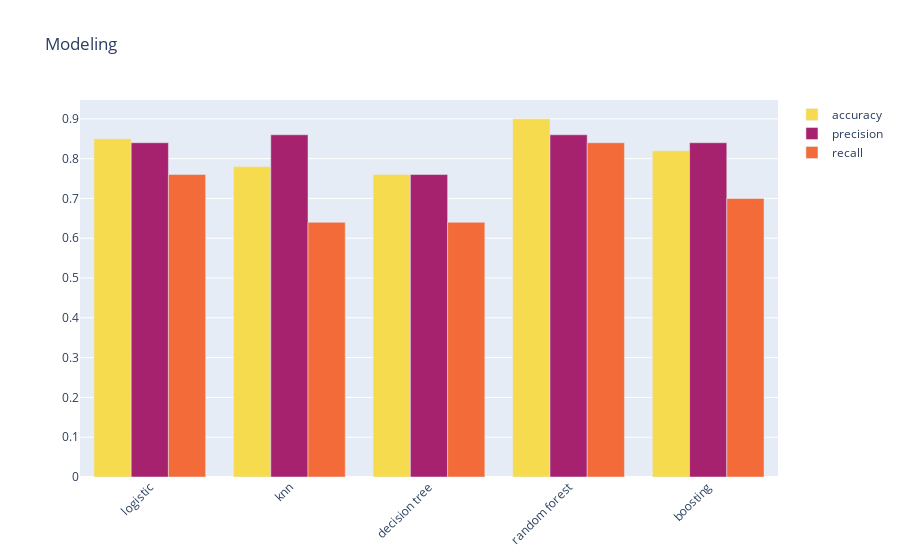

The notebook cell saved with this chart:
### Code cell
# quick reminder: how to build this with plotly so it looks nice.
colors=[ '#F7DB4F',  '#A7226E',   '#F26B38', '#2F9599', '#EC2049']
trace0=go.Bar(name=results_df.columns[0], x=results_df.index, y=results_df[results_df.columns[0]], marker_color=colors[0])
trace1=go.Bar(name=results_df.columns[1], x=results_df.index, y=results_df[results_df.columns[1]], marker_color=colors[1])
trace2=go.Bar(name=results_df.columns[2], x=results_df.index, y=results_df[results_df.columns[2]], marker_color=colors[2])

fig = go.Figure([trace0, trace1, trace2])
fig.update_layout(title='Modeling',  xaxis_tickangle=-45)
fig.show()
# https://digitalsynopsis.com/design/minimal-web-color-palettes-combination-hex-code/

### Figure 1 — Plotly figure (JSON) as saved in the notebook; plotly's stock layout.template omitted (floating-point values rounded to 4 significant figures)
{"data": [{"marker": {"color": "#F7DB4F"}, "name": "accuracy", "type": "bar", "x": ["logistic", "knn", "decision tree", "random forest", "boosting"], "y": [0.85, 0.78, 0.76, 0.9, 0.82]}, {"marker": {"color": "#A7226E"}, "name": "precision", "type": "bar", "x": ["logistic", "knn", "decision tree", "random forest", "boosting"], "y": [0.84, 0.86, 0.76, 0.86, 0.84]}, {"marker": {"color": "#F26B38"}, "name": "recall", "type": "bar", "x": ["logistic", "knn", "decision tree", "random forest", "boosting"], "y": [0.76, 0.64, 0.64, 0.84, 0.7]}], "layout": {"autosize": true, "title": {"text": "Modeling"}, "xaxis": {"autorange": true, "range": [-0.5, 4.5], "tickangle": -45, "type": "category"}, "yaxis": {"autorange": true, "range": [0, 0.9474], "type": "linear"}}}
